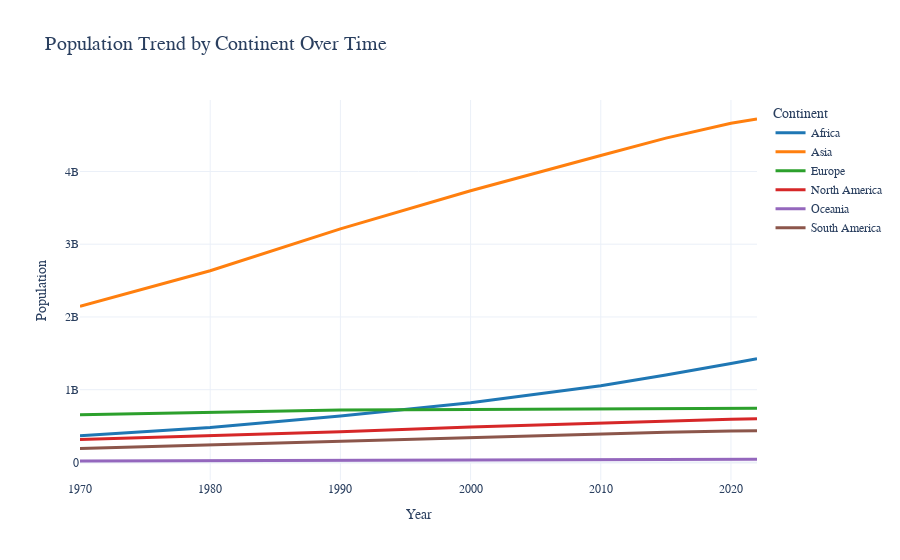

Notebook code for this chart:
### Code cell
fig=px.line(population_by_continent, x='Year', y='Population', color='Continent', title='Population Trend by Continent Over Time', labels={'Population': 'Population', 'Year': 'Year'}, color_discrete_sequence=custom_palette)
fig.update_layout(
    template='plotly_white',
    xaxis_title='Year',
    yaxis_title='Population',
    font=dict(family='Arial'),
    title=dict(font=dict(size=20)),
)

fig.update_traces(line=dict(width=3))
fig.show()

### Figure 1 — Plotly figure (JSON) as saved in the notebook; plotly's stock layout.template omitted (floating-point values rounded to 4 significant figures)
{"data": [{"hovertemplate": "Continent=Africa<br>Year=%{x}<br>Population=%{y}<extra></extra>", "legendgroup": "Africa", "line": {"color": "#1f77b4", "dash": "solid", "width": 3}, "marker": {"symbol": "circle"}, "mode": "lines", "name": "Africa", "orientation": "v", "showlegend": true, "type": "scatter", "x": [1970, 1980, 1990, 2000, 2010, 2015, 2020, 2022], "xaxis": "x", "y": [365444348, 481536377, 638150629, 818946032, 1055228072, 1201102442, 1360671810, 1426730932], "yaxis": "y"}, {"hovertemplate": "Continent=Asia<br>Year=%{x}<br>Population=%{y}<extra></extra>", "legendgroup": "Asia", "line": {"color": "#ff7f0e", "dash": "solid", "width": 3}, "marker": {"symbol": "circle"}, "mode": "lines", "name": "Asia", "orientation": "v", "showlegend": true, "type": "scatter", "x": [1970, 1980, 1990, 2000, 2010, 2015, 2020, 2022], "xaxis": "x", "y": [2144906290, 2635334228, 3210563577, 3735089604, 4220041327, 4458250182, 4663086535, 4721383274], "yaxis": "y"}, {"hovertemplate": "Continent=Europe<br>Year=%{x}<br>Population=%{y}<extra></extra>", "legendgroup": "Europe", "line": {"color": "#2ca02c", "dash": "solid", "width": 3}, "marker": {"symbol": "circle"}, "mode": "lines", "name": "Europe", "orientation": "v", "showlegend": true, "type": "scatter", "x": [1970, 1980, 1990, 2000, 2010, 2015, 2020, 2022], "xaxis": "x", "y": [655923991, 692527159, 720320797, 726093423, 735613934, 741535608, 745792196, 743147538], "yaxis": "y"}, {"hovertemplate": "Continent=North America<br>Year=%{x}<br>Population=%{y}<extra></extra>", "legendgroup": "North America", "line": {"color": "#d62728", "dash": "solid", "width": 3}, "marker": {"symbol": "circle"}, "mode": "lines", "name": "North America", "orientation": "v", "showlegend": true, "type": "scatter", "x": [1970, 1980, 1990, 2000, 2010, 2015, 2020, 2022], "xaxis": "x", "y": [315434606, 368293361, 421266425, 486069584, 542720651, 570383850, 594236593, 600296136], "yaxis": "y"}, {"hovertemplate": "Continent=Oceania<br>Year=%{x}<br>Population=%{y}<extra></extra>", "legendgroup": "Oceania", "line": {"color": "#9467bd", "dash": "solid", "width": 3}, "marker": {"symbol": "circle"}, "mode": "lines", "name": "Oceania", "orientation": "v", "showlegend": true, "type": "scatter", "x": [1970, 1980, 1990, 2000, 2010, 2015, 2020, 2022], "xaxis": "x", "y": [19480270, 22920240, 26743822, 31222778, 37102764, 40403283, 43933426, 45038554], "yaxis": "y"}, {"hovertemplate": "Continent=South America<br>Year=%{x}<br>Population=%{y}<extra></extra>", "legendgroup": "South America", "line": {"color": "#8c564b", "dash": "solid", "width": 3}, "marker": {"symbol": "circle"}, "mode": "lines", "name": "South America", "orientation": "v", "showlegend": true, "type": "scatter", "x": [1970, 1980, 1990, 2000, 2010, 2015, 2020, 2022], "xaxis": "x", "y": [192947156, 241789006, 297146415, 349634282, 393078250, 413134396, 431530043, 436816608], "yaxis": "y"}], "layout": {"font": {"family": "Arial"}, "legend": {"title": {"text": "Continent"}, "tracegroupgap": 0}, "title": {"font": {"size": 20}, "text": "Population Trend by Continent Over Time"}, "xaxis": {"anchor": "y", "domain": [0, 1], "title": {"text": "Year"}}, "yaxis": {"anchor": "x", "domain": [0, 1], "title": {"text": "Population"}}}}
